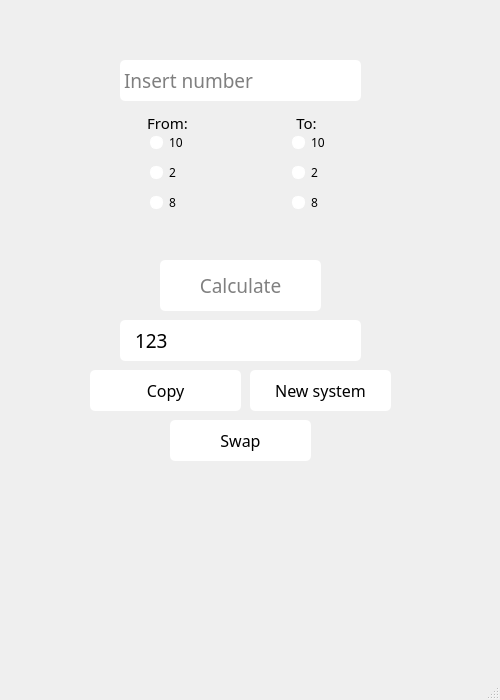
<?xml version="1.0" encoding="UTF-8"?>
<ui version="4.0">
 <class>MainWindow</class>
 <widget class="QMainWindow" name="MainWindow">
  <property name="geometry">
   <rect>
    <x>0</x>
    <y>0</y>
    <width>500</width>
    <height>700</height>
   </rect>
  </property>
  <property name="minimumSize">
   <size>
    <width>500</width>
    <height>700</height>
   </size>
  </property>
  <property name="maximumSize">
   <size>
    <width>500</width>
    <height>700</height>
   </size>
  </property>
  <property name="windowTitle">
   <string>Convert number</string>
  </property>
  <property name="styleSheet">
   <string notr="true">QMainWindow {
	background-image: url('C:/qt/labs/lab01OP/image.jpg');
   background-position: center;
}</string>
  </property>
  <widget class="QWidget" name="centralWidget">
   <property name="minimumSize">
    <size>
     <width>500</width>
     <height>600</height>
    </size>
   </property>
   <property name="maximumSize">
    <size>
     <width>500</width>
     <height>600</height>
    </size>
   </property>
   <property name="styleSheet">
    <string notr="true"/>
   </property>
   <widget class="QTextEdit" name="textEdit">
    <property name="geometry">
     <rect>
      <x>120</x>
      <y>60</y>
      <width>241</width>
      <height>41</height>
     </rect>
    </property>
    <property name="font">
     <font>
      <family>Calibri Light</family>
      <pointsize>14</pointsize>
     </font>
    </property>
    <property name="styleSheet">
     <string notr="true">QTextEdit{
	padding-top:3px;
	background-color:white;
	border-radius: 5px;
}
QTextEdit:hover{
	opacity:0.4;
	border: 1px solid black
}
</string>
    </property>
    <property name="horizontalScrollBarPolicy">
     <enum>Qt::ScrollBarAlwaysOff</enum>
    </property>
    <property name="placeholderText">
     <string>Insert number</string>
    </property>
   </widget>
   <widget class="QGroupBox" name="groupBoxIn">
    <property name="geometry">
     <rect>
      <x>100</x>
      <y>110</y>
      <width>131</width>
      <height>141</height>
     </rect>
    </property>
    <property name="font">
     <font>
      <family>Segoe Script</family>
      <pointsize>11</pointsize>
      <italic>false</italic>
     </font>
    </property>
    <property name="styleSheet">
     <string notr="true">QGroupBox{
	border: 0px;
}

QRadioButton{
	padding-left:20px;
}

QRadioButton::indicator {
                            width: 11px;
                            height: 11px;
                            border: 1px solid white;
                            border-radius:6px;
}

QRadioButton::indicator:checked {
	background-color: pink;
}

QRadioButton::indicator:unchecked {
	background-color: white;
}</string>
    </property>
    <property name="title">
     <string>From:</string>
    </property>
    <property name="alignment">
     <set>Qt::AlignCenter</set>
    </property>
    <widget class="QRadioButton" name="radioButton10In">
     <property name="geometry">
      <rect>
       <x>30</x>
       <y>20</y>
       <width>110</width>
       <height>24</height>
      </rect>
     </property>
     <property name="font">
      <font>
       <family>Segoe Script</family>
      </font>
     </property>
     <property name="styleSheet">
      <string notr="true"/>
     </property>
     <property name="text">
      <string>10</string>
     </property>
    </widget>
    <widget class="QRadioButton" name="radioButton2In">
     <property name="geometry">
      <rect>
       <x>30</x>
       <y>50</y>
       <width>110</width>
       <height>24</height>
      </rect>
     </property>
     <property name="font">
      <font>
       <family>Segoe Script</family>
      </font>
     </property>
     <property name="text">
      <string>2</string>
     </property>
    </widget>
    <widget class="QRadioButton" name="radioButton8In">
     <property name="geometry">
      <rect>
       <x>30</x>
       <y>80</y>
       <width>110</width>
       <height>24</height>
      </rect>
     </property>
     <property name="font">
      <font>
       <family>Segoe Script</family>
      </font>
     </property>
     <property name="text">
      <string>8</string>
     </property>
    </widget>
    <widget class="QRadioButton" name="radioButtonXIn">
     <property name="geometry">
      <rect>
       <x>30</x>
       <y>110</y>
       <width>111</width>
       <height>18</height>
      </rect>
     </property>
     <property name="styleSheet">
      <string notr="true">QRadioButton::indicator {
    width: 0;
    height: 0;
    border: none;
}

QRadioButton{
	color: transparent;
}</string>
     </property>
     <property name="text">
      <string>0</string>
     </property>
    </widget>
   </widget>
   <widget class="QGroupBox" name="groupBoxOut">
    <property name="enabled">
     <bool>true</bool>
    </property>
    <property name="geometry">
     <rect>
      <x>250</x>
      <y>110</y>
      <width>111</width>
      <height>141</height>
     </rect>
    </property>
    <property name="font">
     <font>
      <family>Segoe Script</family>
      <pointsize>11</pointsize>
      <italic>false</italic>
     </font>
    </property>
    <property name="contextMenuPolicy">
     <enum>Qt::DefaultContextMenu</enum>
    </property>
    <property name="styleSheet">
     <string notr="true">QGroupBox{
	border: 0px;
}

QRadioButton{
	padding-left:12px;
}

QRadioButton::indicator {
                            width: 11px;
                            height: 11px;
                            border: 1px solid white;
                            border-radius:6px;
}

QRadioButton::indicator:checked {
	background-color: pink;
}

QRadioButton::indicator:unchecked {
	background-color: white;
}</string>
    </property>
    <property name="title">
     <string>To:</string>
    </property>
    <property name="alignment">
     <set>Qt::AlignCenter</set>
    </property>
    <widget class="QRadioButton" name="radioButton10Out">
     <property name="geometry">
      <rect>
       <x>30</x>
       <y>20</y>
       <width>110</width>
       <height>24</height>
      </rect>
     </property>
     <property name="font">
      <font>
       <family>Segoe Script</family>
      </font>
     </property>
     <property name="text">
      <string>10</string>
     </property>
    </widget>
    <widget class="QRadioButton" name="radioButton2Out">
     <property name="geometry">
      <rect>
       <x>30</x>
       <y>50</y>
       <width>110</width>
       <height>24</height>
      </rect>
     </property>
     <property name="font">
      <font>
       <family>Segoe Script</family>
      </font>
     </property>
     <property name="text">
      <string>2</string>
     </property>
    </widget>
    <widget class="QRadioButton" name="radioButton8Out">
     <property name="geometry">
      <rect>
       <x>30</x>
       <y>80</y>
       <width>110</width>
       <height>24</height>
      </rect>
     </property>
     <property name="font">
      <font>
       <family>Segoe Script</family>
      </font>
     </property>
     <property name="text">
      <string>8</string>
     </property>
    </widget>
    <widget class="QRadioButton" name="radioButtonXOut">
     <property name="geometry">
      <rect>
       <x>30</x>
       <y>110</y>
       <width>111</width>
       <height>18</height>
      </rect>
     </property>
     <property name="styleSheet">
      <string notr="true">QRadioButton::indicator {
    width: 0;
    height: 0;
    border: none;
}

QRadioButton{
	color: transparent;
}</string>
     </property>
     <property name="text">
      <string>0</string>
     </property>
    </widget>
   </widget>
   <widget class="QLabel" name="labelResult">
    <property name="geometry">
     <rect>
      <x>120</x>
      <y>320</y>
      <width>241</width>
      <height>41</height>
     </rect>
    </property>
    <property name="font">
     <font>
      <family>Calibri Light</family>
      <pointsize>14</pointsize>
     </font>
    </property>
    <property name="styleSheet">
     <string notr="true">QLabel {
	border-radius: 5px;
	background-color: white;
	padding-left:10px;
}</string>
    </property>
    <property name="frameShadow">
     <enum>QFrame::Raised</enum>
    </property>
    <property name="text">
     <string>123</string>
    </property>
   </widget>
   <widget class="QPushButton" name="convertButton">
    <property name="enabled">
     <bool>false</bool>
    </property>
    <property name="geometry">
     <rect>
      <x>160</x>
      <y>260</y>
      <width>161</width>
      <height>51</height>
     </rect>
    </property>
    <property name="font">
     <font>
      <family>Segoe Script</family>
      <pointsize>14</pointsize>
      <italic>false</italic>
     </font>
    </property>
    <property name="styleSheet">
     <string notr="true">QPushButton{
	border-radius: 5px;
	background-color: white;
	color: gray;
}
</string>
    </property>
    <property name="text">
     <string>Calculate</string>
    </property>
   </widget>
   <widget class="QPushButton" name="copyButton">
    <property name="geometry">
     <rect>
      <x>90</x>
      <y>370</y>
      <width>151</width>
      <height>41</height>
     </rect>
    </property>
    <property name="font">
     <font>
      <family>Segoe Script</family>
      <pointsize>12</pointsize>
      <italic>false</italic>
     </font>
    </property>
    <property name="styleSheet">
     <string notr="true">QPushButton{
	border-radius: 5px;
	background-color: white;
}

QPushButton:hover{
	border: 1px solid black;
}
</string>
    </property>
    <property name="text">
     <string>Copy</string>
    </property>
   </widget>
   <widget class="QPushButton" name="newCCButton">
    <property name="geometry">
     <rect>
      <x>250</x>
      <y>370</y>
      <width>141</width>
      <height>41</height>
     </rect>
    </property>
    <property name="font">
     <font>
      <family>Segoe Script</family>
      <pointsize>12</pointsize>
      <italic>false</italic>
     </font>
    </property>
    <property name="styleSheet">
     <string notr="true">QPushButton{
	border-radius: 5px;
	background-color: white;
}

QPushButton:hover{
	border: 1px solid black;
}
</string>
    </property>
    <property name="text">
     <string>New system</string>
    </property>
   </widget>
   <widget class="QPushButton" name="swapButton">
    <property name="geometry">
     <rect>
      <x>170</x>
      <y>420</y>
      <width>141</width>
      <height>41</height>
     </rect>
    </property>
    <property name="font">
     <font>
      <family>Segoe Script</family>
      <pointsize>12</pointsize>
      <italic>false</italic>
     </font>
    </property>
    <property name="styleSheet">
     <string notr="true">QPushButton{
	border-radius: 5px;
	background-color: white;
}

QPushButton:hover{
	border: 1px solid black;
}
</string>
    </property>
    <property name="text">
     <string>Swap</string>
    </property>
   </widget>
  </widget>
  <widget class="QStatusBar" name="statusbar"/>
 </widget>
 <resources/>
 <connections/>
</ui>
